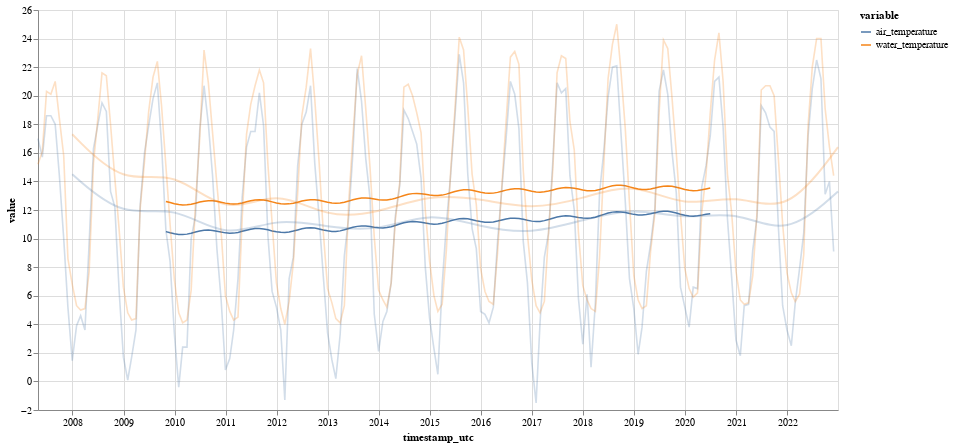

The code cell stored with this chart in its notebook:
### Code cell
rolling = months_tb[['air_temperature','water_temperature']].rolling(60, center=True, win_type="triang").mean()

chart1 = alt.Chart(rolling.reset_index().melt("timestamp_utc")).mark_line(strokeWidth=1.5, opacity=1).encode(
    x='timestamp_utc', y='value', color='variable',
).properties(width=800, height=400)

# same as the two charts in previous code cell, except more transparent
chart2 = alt.Chart(months_tb[['air_temperature','water_temperature']].reset_index().melt("timestamp_utc")).mark_line(strokeWidth=1.6, opacity=0.25).encode(
    x='timestamp_utc', y='value', color='variable',
)

chart3 = alt.Chart(years_tb[['air_temperature','water_temperature']].reset_index().melt("timestamp_utc")).mark_line(interpolate="basis", opacity=0.25).encode(
    x='timestamp_utc', y='value', color='variable',
)

chart1 + chart2 + chart3

### Figure 1 — Vega-Lite specification as saved in the notebook (floating-point values rounded to 4 significant figures; data arrays with more than 128 entries replaced by an {"elided": "..."} marker saying what was removed)
{"config": {"view": {"continuousWidth": 400, "continuousHeight": 300}}, "layer": [{"data": {"name": "data-b8785e2569c83232f7392646f398d204"}, "mark": {"type": "line", "opacity": 1, "strokeWidth": 1.5}, "encoding": {"color": {"type": "nominal", "field": "variable"}, "x": {"type": "temporal", "field": "timestamp_utc"}, "y": {"type": "quantitative", "field": "value"}}, "height": 400, "width": 800}, {"data": {"name": "data-307008a4f6f07091b0ecc8bd931c7a5f"}, "mark": {"type": "line", "opacity": 0.25, "strokeWidth": 1.6}, "encoding": {"color": {"type": "nominal", "field": "variable"}, "x": {"type": "temporal", "field": "timestamp_utc"}, "y": {"type": "quantitative", "field": "value"}}}, {"data": {"name": "data-243951716413c1dfb0b42529f591bd62"}, "mark": {"type": "line", "interpolate": "basis", "opacity": 0.25}, "encoding": {"color": {"type": "nominal", "field": "variable"}, "x": {"type": "temporal", "field": "timestamp_utc"}, "y": {"type": "quantitative", "field": "value"}}}], "$schema": "https://vega.github.io/schema/vega-lite/v4.8.1.json", "datasets": {"data-b8785e2569c83232f7392646f398d204": {"elided": "376 records"}, "data-307008a4f6f07091b0ecc8bd931c7a5f": {"elided": "376 records"}, "data-243951716413c1dfb0b42529f591bd62": [{"timestamp_utc": "2007-12-31T00:00:00+00:00", "variable": "air_temperature", "value": 14.5}, {"timestamp_utc": "2008-12-31T00:00:00+00:00", "variable": "air_temperature", "value": 11.4}, {"timestamp_utc": "2009-12-31T00:00:00+00:00", "variable": "air_temperature", "value": 12.4}, {"timestamp_utc": "2010-12-31T00:00:00+00:00", "variable": "air_temperature", "value": 9.9}, {"timestamp_utc": "2011-12-31T00:00:00+00:00", "variable": "air_temperature", "value": 11.5}, {"timestamp_utc": "2012-12-31T00:00:00+00:00", "variable": "air_temperature", "value": 10.8}, {"timestamp_utc": "2013-12-31T00:00:00+00:00", "variable": "air_temperature", "value": 10.5}, {"timestamp_utc": "2014-12-31T00:00:00+00:00", "variable": "air_temperature", "value": 11.9}, {"timestamp_utc": "2015-12-31T00:00:00+00:00", "variable": "air_temperature", "value": 10.8}, {"timestamp_utc": "2016-12-31T00:00:00+00:00", "variable": "air_temperature", "value": 10.3}, {"timestamp_utc": "2017-12-31T00:00:00+00:00", "variable": "air_temperature", "value": 11.3}, {"timestamp_utc": "2018-12-31T00:00:00+00:00", "variable": "air_temperature", "value": 12.2}, {"timestamp_utc": "2019-12-31T00:00:00+00:00", "variable": "air_temperature", "value": 11.3}, {"timestamp_utc": "2020-12-31T00:00:00+00:00", "variable": "air_temperature", "value": 12.0}, {"timestamp_utc": "2021-12-31T00:00:00+00:00", "variable": "air_temperature", "value": 10.1}, {"timestamp_utc": "2022-12-31T00:00:00+00:00", "variable": "air_temperature", "value": 13.3}, {"timestamp_utc": "2007-12-31T00:00:00+00:00", "variable": "water_temperature", "value": 17.3}, {"timestamp_utc": "2008-12-31T00:00:00+00:00", "variable": "water_temperature", "value": 13.7}, {"timestamp_utc": "2009-12-31T00:00:00+00:00", "variable": "water_temperature", "value": 14.9}, {"timestamp_utc": "2010-12-31T00:00:00+00:00", "variable": "water_temperature", "value": 11.5}, {"timestamp_utc": "2011-12-31T00:00:00+00:00", "variable": "water_temperature", "value": 13.5}, {"timestamp_utc": "2012-12-31T00:00:00+00:00", "variable": "water_temperature", "value": 11.4}, {"timestamp_utc": "2013-12-31T00:00:00+00:00", "variable": "water_temperature", "value": 11.8}, {"timestamp_utc": "2014-12-31T00:00:00+00:00", "variable": "water_temperature", "value": 13.1}, {"timestamp_utc": "2015-12-31T00:00:00+00:00", "variable": "water_temperature", "value": 12.8}, {"timestamp_utc": "2016-12-31T00:00:00+00:00", "variable": "water_temperature", "value": 12.0}, {"timestamp_utc": "2017-12-31T00:00:00+00:00", "variable": "water_temperature", "value": 12.8}, {"timestamp_utc": "2018-12-31T00:00:00+00:00", "variable": "water_temperature", "value": 14.0}, {"timestamp_utc": "2019-12-31T00:00:00+00:00", "variable": "water_temperature", "value": 12.1}, {"timestamp_utc": "2020-12-31T00:00:00+00:00", "variable": "water_temperature", "value": 13.2}, {"timestamp_utc": "2021-12-31T00:00:00+00:00", "variable": "water_temperature", "value": 11.6}, {"timestamp_utc": "2022-12-31T00:00:00+00:00", "variable": "water_temperature", "value": 16.4}]}}
